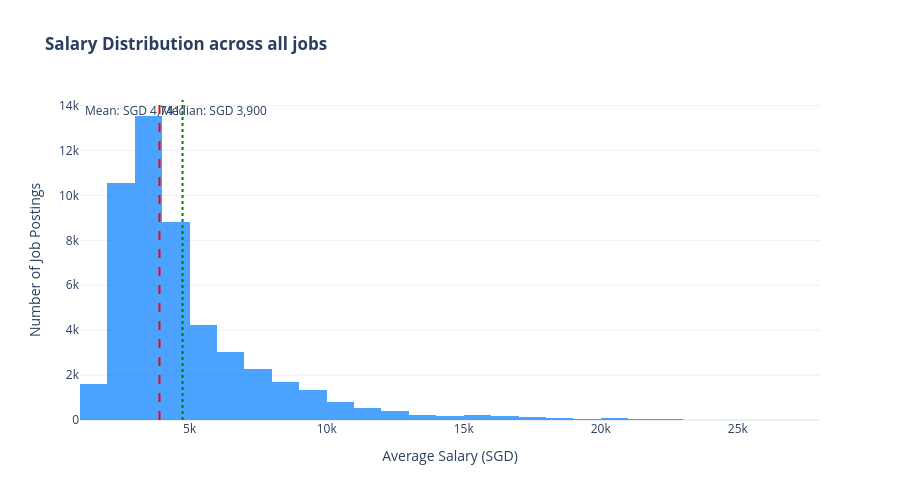

This figure's notebook cell:
### Markdown cell above
## Section 3: Create Key Metrics & Visualizations

### Code cell
# Chart 1: Salary Distribution (Histogram with KDE)
# KDE is computationally expensive; we will use only histogram here for performance
# KDE stands for Kernel Density Estimate, which is a way to estimate the probability density function of a continuous random variable.
# KDE functions used below, e.g. add_trace(go.Histogram(..., histnorm='density')) can be computationally expensive for large datasets.
try:
    # Use sampling for efficiency with large dataset
    sample_size = min(50000, len(df))
    df_sample = df.sample(n=sample_size, random_state=42)
    
    fig1 = go.Figure()
    fig1.add_trace(go.Histogram(
        x=df_sample['average_salary'],
        nbinsx=50,
        name='Salary Distribution',
        marker_color='rgba(0, 123, 255, 0.7)',
        hovertemplate='<b>Salary Range</b><br>SGD %{x:,.0f}<br><b>Count</b>: %{y}<extra></extra>'
    ))

    fig1.add_vline(x=df['average_salary'].median(), line_dash="dash", line_color="red", 
                  annotation_text=f"Median: SGD {df['average_salary'].median():,.0f}",
                  annotation_position="top right")
    fig1.add_vline(x=df['average_salary'].mean(), line_dash="dot", line_color="green",
                  annotation_text=f"Mean: SGD {df['average_salary'].mean():,.0f}",
                  annotation_position="top left")

    fig1.update_layout(
        title='<b>Salary Distribution across all jobs</b>',
        xaxis_title='Average Salary (SGD)',
        yaxis_title='Number of Job Postings',
        hovermode='x unified',
        template='plotly_white',
        height=500
    )
    fig1.show()
    print("✓ Chart 1 created successfully")
except Exception as e:
    print(f"⚠ Error creating Chart 1: {str(e)}")

### Figure 1 — Plotly figure (JSON) as saved in the notebook; plotly's stock layout.template omitted (floating-point values rounded to 4 significant figures; data arrays with more than 128 entries replaced by an {"elided": "..."} marker saying what was removed)
{"data": [{"hovertemplate": "<b>Salary Range</b><br>SGD %{x:,.0f}<br><b>Count</b>: %{y}<extra></extra>", "marker": {"color": "rgba(0, 123, 255, 0.7)"}, "name": "Salary Distribution", "nbinsx": 50, "type": "histogram", "x": {"elided": "50000 float values"}}], "layout": {"annotations": [{"showarrow": false, "text": "Median: SGD 3,900", "x": 3900, "xanchor": "left", "xref": "x", "y": 1, "yanchor": "top", "yref": "y domain"}, {"showarrow": false, "text": "Mean: SGD 4,741", "x": 4741.0, "xanchor": "right", "xref": "x", "y": 1, "yanchor": "top", "yref": "y domain"}], "height": 500, "hovermode": "x unified", "shapes": [{"line": {"color": "red", "dash": "dash"}, "type": "line", "x0": 3900, "x1": 3900, "xref": "x", "y0": 0, "y1": 1, "yref": "y domain"}, {"line": {"color": "green", "dash": "dot"}, "type": "line", "x0": 4741.0, "x1": 4741.0, "xref": "x", "y0": 0, "y1": 1, "yref": "y domain"}], "title": {"text": "<b>Salary Distribution across all jobs</b>"}, "xaxis": {"title": {"text": "Average Salary (SGD)"}}, "yaxis": {"title": {"text": "Number of Job Postings"}}}}
